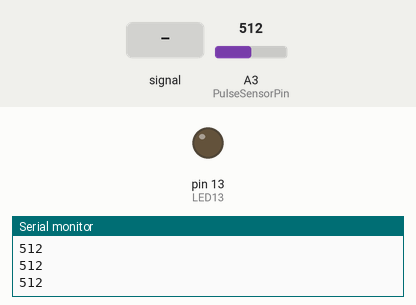
Simulated run of this sketch. Board: Arduino Uno, built with avr-gcc and run on an emulated ATmega328P. On the bench: output pins drawn as LEDs (lit = HIGH), the last lines printed to the serial monitor. Dashed ring = blinking. The inputs (shaded band) are chosen by the test bench; at power-on: A3 (PulseSensorPin) = 512.

Above: at 1.2 s.
1.3 s: A3 (PulseSensorPin) fed a 200 Hz sine of ±255 counts around its level
At 2.19 s:
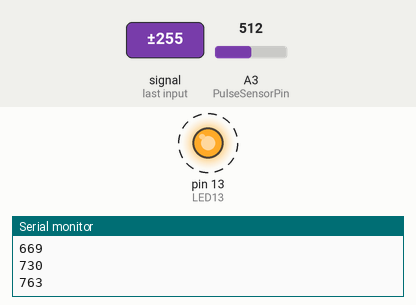
4.3 s: A3 (PulseSensorPin) set to 900
At 4.3 s:
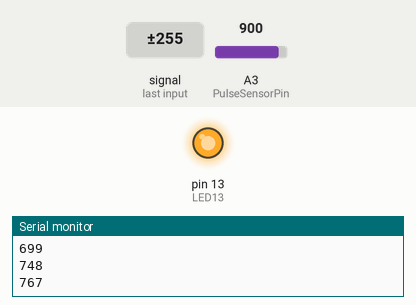
5.8 s: A3 (PulseSensorPin) set to 662
7.3 s: A3 (PulseSensorPin) set to 636
At 8.1 s:
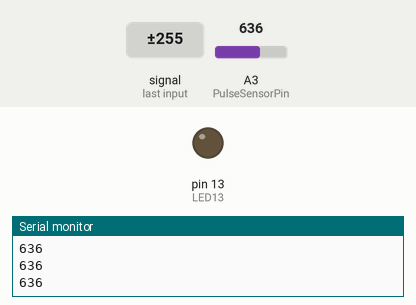
8.8 s: A3 (PulseSensorPin) set to 660
At 9.3 s:
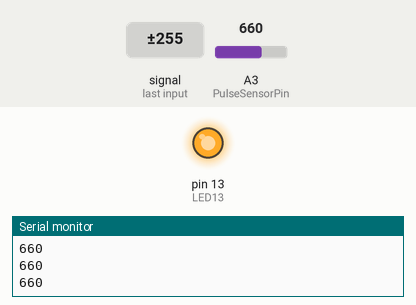
Timing chart, 0 to 11.3 s (numbered marks = the images above; inputs shaded):
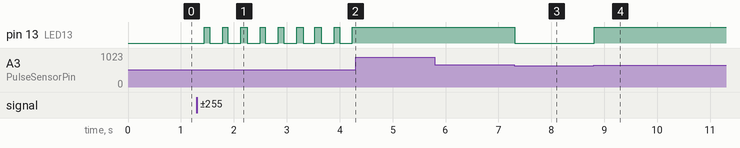

Measured:
- the behaviour switches between 651 and 650 on A3 (PulseSensorPin) (found by bisection; images 2 and 3)
- after the input at 1.3 s, pin 13 (LED13): alternates HIGH for 0.10 s and LOW for 0.24 s, starting after 0.14 s
- after the input at 4.3 s, pin 13 (LED13): stops changing and stays HIGH
- after the input at 7.3 s, pin 13 (LED13): HIGH → LOW at once
- after the input at 8.8 s, pin 13 (LED13): LOW → HIGH at once

The sketch:

PulseSensorTest.ino
```cpp
int PulseSensorPin = 3;
int LED13 = 13;
int Signal;
int Threshold = 650;

void setup() {
  pinMode(LED13,OUTPUT);
  Serial.begin(9600);
}

void loop() {
  delay(20);
  Signal = analogRead(PulseSensorPin);
  Serial.println(Signal);
  if(Signal > Threshold){
    digitalWrite(LED13,HIGH);
  }
  else{
    digitalWrite(LED13,LOW);
  }
  }
```
